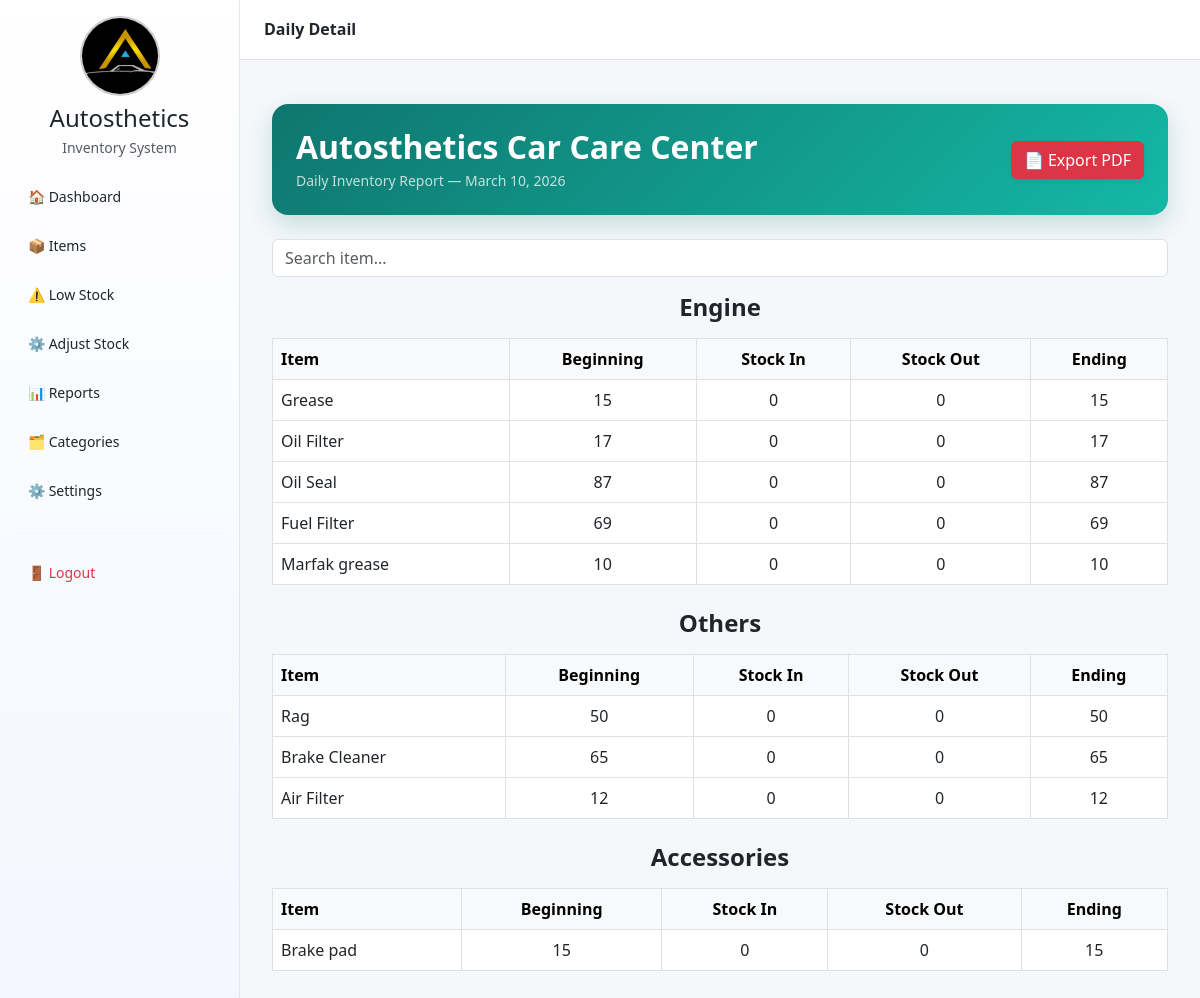
The page /reports/2026/3/10/ (signed in) on the database its author committed.
### inventory/models.py (models this page shows, shortened)
class ShopSettings(models.Model):
    user = models.OneToOneField(User, on_delete=models.CASCADE)
    shop_name = models.CharField(max_length=100, default="Autosthetics Car Care")
    address = models.CharField(max_length=200, blank=True)
    contact = models.CharField(max_length=50, blank=True)
    low_stock_limit = models.IntegerField(default=5)
    theme = models.CharField(
        max_length=20,
        choices=[("gold", "Gold"), ("orange", "Orange"), ("light", "Light"), ("dark", "Dark")],
        default="gold"
    )
    profile_image = models.ImageField(upload_to='profile_images/', blank=True, null=True)
    last_backup = models.DateTimeField(blank=True, null=True)

class DailySnapshot(models.Model):
    date = models.DateField(unique=True)
    created_at = models.DateTimeField(auto_now_add=True)

class DailyItemSnapshot(models.Model):
    snapshot = models.ForeignKey(DailySnapshot, on_delete=models.CASCADE)
    item = models.ForeignKey(Item, on_delete=models.CASCADE)
    beginning_quantity = models.IntegerField()
    stock_in = models.IntegerField()
    stock_out = models.IntegerField()
    ending_quantity = models.IntegerField()

class Category(models.Model):
    name = models.CharField(max_length=255)
    description = models.TextField(blank=True, null=True)  # Optional description

class Item(models.Model):
    name = models.CharField(max_length=255, unique=True)
    quantity = models.IntegerField(default=0)
    price = models.DecimalField(max_digits=12, decimal_places=2, default=0)
    category = models.ForeignKey(Category, on_delete=models.SET_NULL, null=True, blank=True)
    unit = models.CharField(max_length=10, choices=UNIT_CHOICES, default='pcs')
    created_at = models.DateTimeField(auto_now_add=True)  # ADD THIS

### inventory/views.py (the view)
# urls.py: path("reports/<int:year>/<int:month>/<int:day>/", views.daily_detail, name="daily_detail"),
@login_required
def daily_detail(request, year, month, day):
    date_obj = date(year, month, day)
    snapshot = create_snapshot(date_obj)
    items = DailyItemSnapshot.objects.filter(snapshot=snapshot).select_related('item__category')
    grouped = {}
    for item_snapshot in items:
        category_name = item_snapshot.item.category.name if item_snapshot.item.category else 'Uncategorized'
        grouped.setdefault(category_name, []).append(item_snapshot)
    context = {
        'snapshot': snapshot,
        'grouped': grouped,
        'shop_name': getattr(request.user.shopsettings, 'shop_name', 'My Shop'),
    }
    return render(request, 'inventory/daily_detail.html', context)

### inventory/utils.py (called while the page is built, shortened)
def create_snapshot(snapshot_date=None):
    if not snapshot_date:
        snapshot_date = timezone.localdate()
    snapshot, _ = DailySnapshot.objects.get_or_create(date=snapshot_date)
    yesterday = snapshot_date - timedelta(days=1)
    prev_snapshot = DailySnapshot.objects.filter(date=yesterday).first()
    existing_item_ids = set(DailyItemSnapshot.objects.filter(snapshot=snapshot).values_list('item_id', flat=True))
    items_to_create = Item.objects.exclude(id__in=existing_item_ids)
    daily_snapshots = []
    if daily_snapshots:
        DailyItemSnapshot.objects.bulk_create(daily_snapshots)
    return snapshot

### inventory/templates/inventory/daily_detail.html (shortened to what this page needs)
{% extends "inventory/base.html" %}
{% block page_title %}Daily Detail{% endblock %}
{% block content %}
<div class="container py-4">
<div class="p-4 rounded-4 text-white mb-4 no-print"
     style="background: linear-gradient(135deg, #0f766e, #14b8a6);
            box-shadow: 0 10px 25px rgba(15,118,110,0.2);">
    <div class="d-flex justify-content-between align-items-center">
        <div>
            <h2 class="fw-bold mb-1">{{ shop_name }}</h2>
            <p class="mb-0 small opacity-75">
                Daily Inventory Report — {{ snapshot.date }}
            </p>
        </div>
        <div class="d-flex gap-2">
            <form method="POST" action="{% url 'export_selected_days_pdf' snapshot.date.year snapshot.date.month %}">
                <button class="btn btn-danger shadow-sm" type="submit">
                    📄 Export PDF
                </button>
            </form>
        </div>
    </div>
</div>
<div class="mb-3 no-print">
    <input type="text"
           id="search"
           class="form-control"
           placeholder="Search item..."
           onkeyup="filterItems()">
</div>
<div id="print-area">
    {% if grouped %}
        {% for category, items in grouped.items %}
            <div class="mb-4 category-block">
                <h4 class="fw-bold text-center mb-3">
                    {{ category }}
                </h4>
                <table class="table table-bordered table-hover">
                    <thead class="table-light">
                        <tr>
                            <th>Item</th>
                            <th class="text-center">Beginning</th>
                            <th class="text-center">Stock In</th>
                            <th class="text-center">Stock Out</th>
                            <th class="text-center">Ending</th>
                        </tr>
                    </thead>
                    <tbody>
                        {% for item in items %}
                        <tr>
                            <td class="item-name">{{ item.item.name }}</td>
                            <td class="text-center">{{ item.beginning_quantity }}</td>
                            <td class="text-center">{{ item.stock_in }}</td>
                            <td class="text-center">{{ item.stock_out }}</td>
                            <td class="text-center {% if item.ending_quantity <= 5 %}text-danger fw-bold{% endif %}">
                                {{ item.ending_quantity }}
                            </td>
                        </tr>
                        {% endfor %}
                    </tbody>
                </table>
            </div>
        {% endfor %}
    {% else %}
        <div class="alert alert-info">
            No items found for this report.
        </div>
    {% endif %}
</div>
</div>
{% endblock %}

### inventory/templates/inventory/base.html (shortened to what this page needs)
{% load static %}
<!DOCTYPE html>
<html lang="en">
<head>
    <link href="https://cdn.jsdelivr.net/npm/bootstrap@5.3.0/dist/css/bootstrap.min.css" rel="stylesheet">
    <link rel="stylesheet" href="https://cdn.jsdelivr.net/npm/bootstrap-icons@1.11.3/font/bootstrap-icons.css"><link rel="stylesheet" href="https://cdn.jsdelivr.net/npm/bootstrap-icons@1.11.3/font/bootstrap-icons.css">
</head>
<body>
<aside id="sidebar">
   <div class="sidebar-profile text-center py-3">
    {% if request.user.shopsettings.profile_image %}
        <img src="{{ request.user.shopsettings.profile_image.url }}" alt="Profile Picture" class="sidebar-profile-pic mb-2">
    {% else %}
        <img src="{% static 'images/default_profile.png' %}" alt="Profile Picture" class="sidebar-profile-pic mb-2">
    {% endif %}
    <h4 class="mb-1">Autosthetics</h4>
    <p class="text-muted small mb-0">Inventory System</p>
</div>
    <nav class="nav flex-column px-3">
        <a href="{% url 'dashboard' %}" class="nav-link text-dark mb-1">🏠 Dashboard</a>
        <a href="{% url 'all_items' %}" class="nav-link text-dark mb-1">📦 Items</a>
        <a href="{% url 'low_stock' %}" class="nav-link text-dark mb-1">⚠️ Low Stock</a>
        <a href="{% url 'adjust_stock' %}" class="nav-link text-dark mb-1">⚙️ Adjust Stock</a>
        <a href="{% url 'reports' %}" class="nav-link text-dark mb-1">📊 Reports</a>
        <a href="{% url 'categories' %}" class="nav-link text-dark mb-1">🗂 Categories</a>
        <a href="{% url 'settings_page' %}" class="nav-link text-dark mb-1">⚙️ Settings</a>
        <hr>
        <a href="{% url 'logout' %}" class="nav-link text-danger">🚪 Logout</a>
    </nav>
</aside>
<div id="main-wrapper">
    <div class="topbar bg-white border-bottom d-flex justify-content-between align-items-center px-4">
        <h6 class="mb-0 fw-semibold">
            {% block page_title %}{% endblock %}
        </h6>
    </div>
    <main>
        {% block content %}
        {% endblock %}
    </main>
</div>
</body>
</html>

### inventory/templates/inventory/base.html (style rules this page uses)
.sidebar-profile-pic { width: 80px; height: 80px; border-radius: 50%; object-fit: cover; border: 2px solid #ccc; }
html, body { margin: 0; height: 100%; background: #f5f7fa; }
body { display: flex; }
#sidebar { width: 240px; position: fixed; top: 0; left: 0; height: 100vh; background: linear-gradient(180deg, #ffffff 0%, #f3f6ff 100%); border-right: 1px solid #e0e6f5; overflow: hidden; }
#sidebar .nav-link { border-radius: 10px; padding: 12px; font-size: 14px; color: #374151; display: flex; align-items: center; gap: 10px; transition: all 0.2s ease; }
#sidebar hr { border-color: #e5e7eb; }
#main-wrapper { margin-left: 240px; width: calc(100% - 240px); height: 100vh; display: flex; flex-direction: column; }
main { flex: 1; overflow-y: auto; padding: 20px; }
.topbar { height: 60px; flex-shrink: 0; }

### rows shown on the page
ShopSettings: shop_name "Autosthetics Car Care Center"
DailySnapshot: date "March 10, 2026"
DailyItemSnapshot: name "Engine", item.name "Grease", beginning_quantity "15", stock_in "0", stock_out "0", ending_quantity "15"
DailyItemSnapshot: item.name "Oil Filter", beginning_quantity "17", stock_in "0", stock_out "0", ending_quantity "17"
DailyItemSnapshot: item.name "Oil Seal", beginning_quantity "87", stock_in "0", stock_out "0", ending_quantity "87"
DailyItemSnapshot: item.name "Fuel Filter", beginning_quantity "69", stock_in "0", stock_out "0", ending_quantity "69"
DailyItemSnapshot: item.name "Marfak grease", beginning_quantity "10", stock_in "0", stock_out "0", ending_quantity "10"
DailyItemSnapshot: name "Others", item.name "Rag", beginning_quantity "50", stock_in "0", stock_out "0", ending_quantity "50"
DailyItemSnapshot: item.name "Brake Cleaner", beginning_quantity "65", stock_in "0", stock_out "0", ending_quantity "65"
DailyItemSnapshot: item.name "Air Filter", beginning_quantity "12", stock_in "0", stock_out "0", ending_quantity "12"
DailyItemSnapshot: name "Accessories", item.name "Brake pad", beginning_quantity "15", stock_in "0", stock_out "0", ending_quantity "15"
